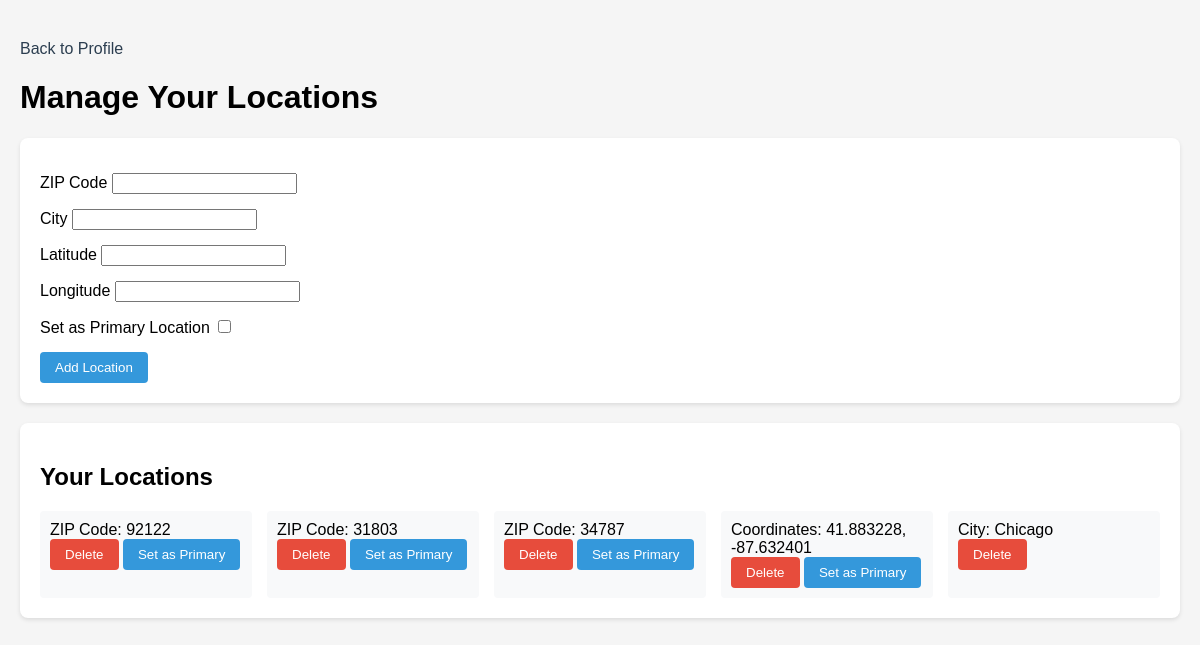
/manage_locations (signed in), run on the app's committed database.
### models.py (models this page shows, shortened)
class UserLocation(db.Model):
    id = db.Column(db.Integer, primary_key=True)
    location_zip = db.Column(db.String(10), nullable=True)
    location_city = db.Column(db.String(100), nullable=True)
    location_latitude = db.Column(db.String(20), nullable=True)
    location_longitude = db.Column(db.String(20), nullable=True)
    is_primary = db.Column(db.Boolean, default=False)
    user_id = db.Column(db.Integer, db.ForeignKey('user.id'), nullable=False)

### main.py (the view, shortened to what this page needs)
@app.route('/manage_locations', methods=['GET', 'POST'])
@login_required
def manage_locations():
    form = LocationForm()
    user_locations = UserLocation.query.filter_by(user_id=current_user.id).all()
    return render_template('manage_locations.html', form=form, locations=user_locations)

### forms.py (shortened to what this page needs)
class LocationForm(FlaskForm):
    location_zip = StringField('ZIP Code', validators=[Optional()])
    location_city = StringField('City', validators=[Optional()])
    location_latitude = StringField('Latitude', validators=[Optional()])
    location_longitude = StringField('Longitude', validators=[Optional()])
    is_primary = BooleanField('Set as Primary Location')
    submit = SubmitField('Save Location')

### main.py (called while the page is built)
@app.before_request
def setup():
        db.create_all()
        populate_sample_data()

@login_manager.user_loader
def load_user(user_id):
    return User.query.get(int(user_id))

### templates/manage_locations.html (shortened to what this page needs)
<!DOCTYPE html>
<html>
<head>
    <link rel="stylesheet" type="text/css" href="static/styles.css">
</head>
<body>
    <div class="nav-links">
        <a href="{{ url_for('profile') }}">Back to Profile</a>
    </div>
    <h1>Manage Your Locations</h1>
    <div class="recommendations-module">
        <form method="POST">
            <div class="form-group">{{ form.location_zip.label }} {{ form.location_zip() }}</div>
            <div class="form-group">{{ form.location_city.label }} {{ form.location_city() }}</div>
            <div class="form-group">{{ form.location_latitude.label }} {{ form.location_latitude() }}</div>
            <div class="form-group">{{ form.location_longitude.label }} {{ form.location_longitude() }}</div>
            <div class="form-group">{{ form.is_primary.label }} {{ form.is_primary() }}</div>
            <button type="submit">Add Location</button>
        </form>
    </div>
    <div class="weather-module">
        <h2>Your Locations</h2>
        <div class="weather-grid">
            {% for location in locations %}
            <div class="weather-item">
                {% if location.location_zip %}<div>ZIP Code: {{ location.location_zip }} </div>{% endif %}
                {% if location.location_city %}<div>City: {{ location.location_city }}</div>{% endif %}
                {% if location.location_latitude and location.location_longitude %}
                <div>Coordinates: {{ location.location_latitude }}, {{ location.location_longitude }}</div>
                {% endif %}
                <div class="item-actions">
                    <form action="{{ url_for('delete_location', location_id=location.id) }}" method="POST"
                        style="display: inline;">
                        <button type="submit" class="delete-btn"
                            onclick="return confirm('Are you sure you want to delete this location?');">Delete</button>
                    </form>
                    {% if not location.is_primary %}
                    <form action="{{ url_for('set_primary_location', location_id=location.id) }}" method="POST"
                        style="display: inline;">
                        <button type="submit">Set as Primary</button>
                    </form>
                    {% endif %}
                </div>
            </div>
            {% endfor %}
        </div>
    </div>
</body>
</html>

### static/styles.css (style rules this page uses)
body { font-family: 'Arial', sans-serif; max-width: 1200px; margin: 0 auto; padding: 20px; background-color: #f5f5f5; }
.nav-links { margin: 20px 0; }
.nav-links a { text-decoration: none; color: #2c3e50; margin-right: 15px; }
.weather-module { background-color: white; padding: 20px; border-radius: 8px; box-shadow: 0 2px 4px rgba(0, 0, 0, 0.1); margin: 20px 0; }
.weather-grid { display: grid; grid-template-columns: repeat(auto-fit, minmax(200px, 1fr)); gap: 15px; }
.weather-item { padding: 10px; background-color: #f8f9fa; border-radius: 4px; }
.recommendations-module { background-color: white; padding: 20px; border-radius: 8px; box-shadow: 0 2px 4px rgba(0, 0, 0, 0.1); margin: 20px 0; }
.form-group { margin: 15px 0; }
button { background-color: #3498db; color: white; border: none; padding: 8px 15px; border-radius: 4px; cursor: pointer; }
.delete-btn { background-color: #e74c3c; }

### data on the page
UserLocation: location_zip "92122"
UserLocation: location_zip "31803"
UserLocation: location_zip "34787"
UserLocation: location_latitude "41.883228", location_longitude "-87.632401"
UserLocation: location_city "Chicago"
